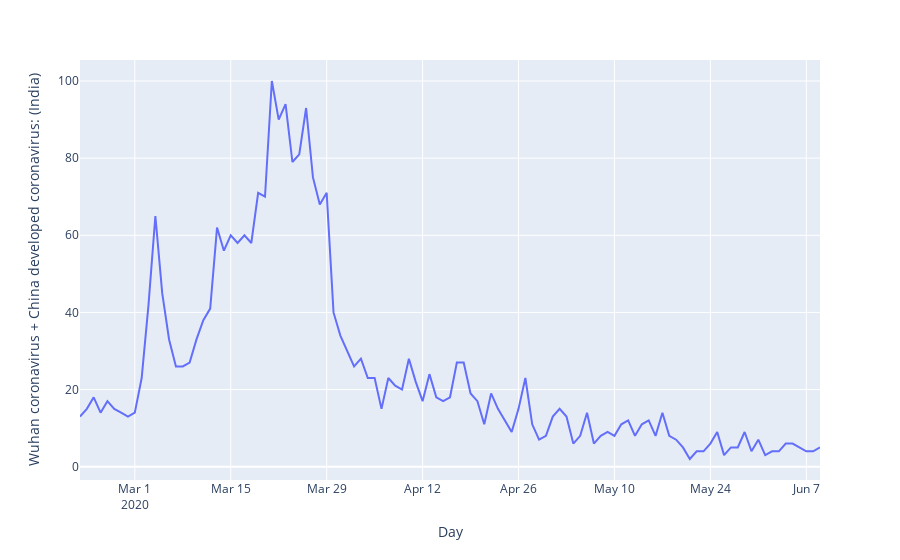

Write notebook code for a chart like this one.
### Code cell
fg = px.line(df, x = 'Day', y = 'Wuhan coronavirus + China developed coronavirus: (India)')
fg.show()
